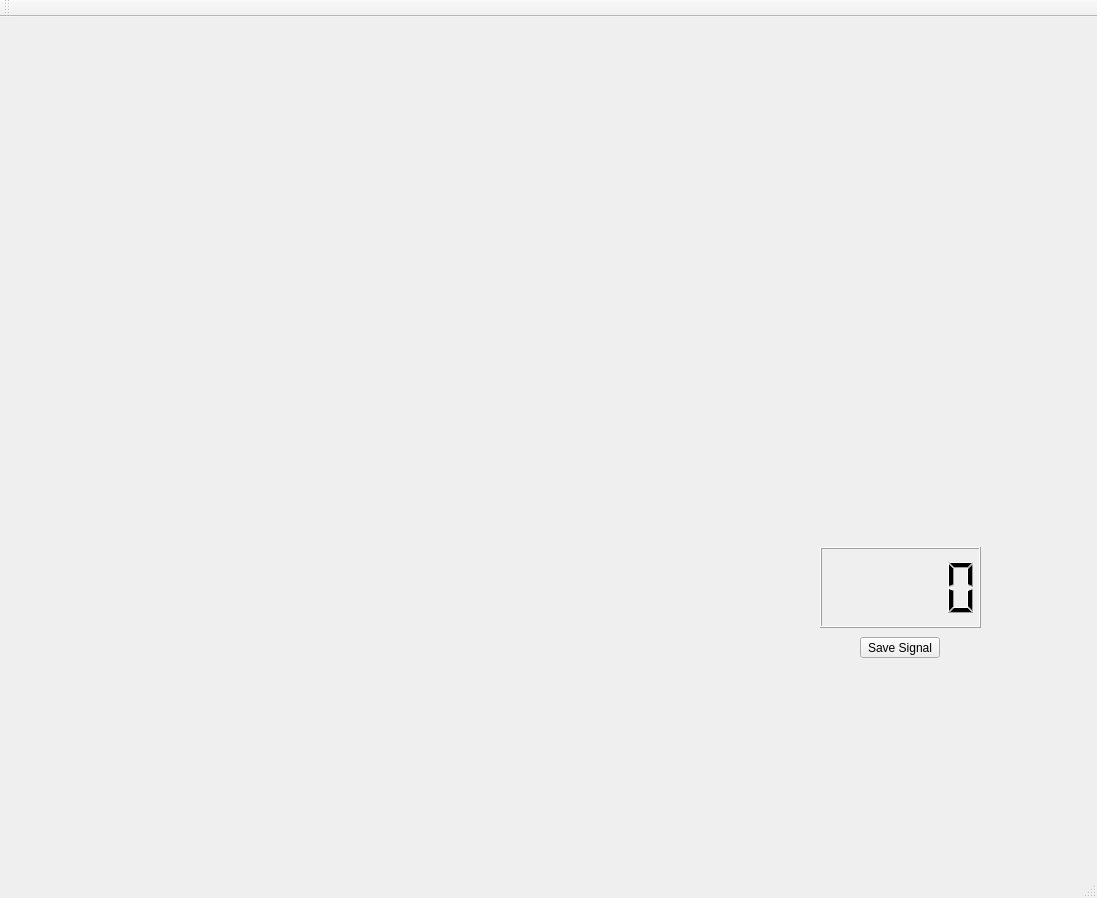
<?xml version="1.0" encoding="UTF-8"?>
<ui version="4.0">
 <class>MainWindow</class>
 <widget class="QMainWindow" name="MainWindow">
  <property name="geometry">
   <rect>
    <x>0</x>
    <y>0</y>
    <width>1097</width>
    <height>898</height>
   </rect>
  </property>
  <property name="windowTitle">
   <string>MainWindow</string>
  </property>
  <widget class="QWidget" name="centralWidget">
   <widget class="QCustomPlot" name="widget" native="true">
    <property name="geometry">
     <rect>
      <x>10</x>
      <y>10</y>
      <width>1071</width>
      <height>491</height>
     </rect>
    </property>
   </widget>
   <widget class="QCustomPlot" name="widget_2" native="true">
    <property name="geometry">
     <rect>
      <x>10</x>
      <y>530</y>
      <width>801</width>
      <height>281</height>
     </rect>
    </property>
   </widget>
   <widget class="QPushButton" name="pushButton_2">
    <property name="geometry">
     <rect>
      <x>860</x>
      <y>620</y>
      <width>80</width>
      <height>21</height>
     </rect>
    </property>
    <property name="text">
     <string>Save Signal</string>
    </property>
   </widget>
   <widget class="QLCDNumber" name="lcdNumber">
    <property name="geometry">
     <rect>
      <x>820</x>
      <y>530</y>
      <width>161</width>
      <height>81</height>
     </rect>
    </property>
   </widget>
  </widget>
  <widget class="QMenuBar" name="menuBar">
   <property name="geometry">
    <rect>
     <x>0</x>
     <y>0</y>
     <width>1097</width>
     <height>20</height>
    </rect>
   </property>
  </widget>
  <widget class="QToolBar" name="mainToolBar">
   <attribute name="toolBarArea">
    <enum>TopToolBarArea</enum>
   </attribute>
   <attribute name="toolBarBreak">
    <bool>false</bool>
   </attribute>
  </widget>
  <widget class="QStatusBar" name="statusBar"/>
 </widget>
 <layoutdefault spacing="6" margin="11"/>
 <customwidgets>
  <customwidget>
   <class>QCustomPlot</class>
   <extends>QWidget</extends>
   <header>qcustomplot.h</header>
   <container>1</container>
  </customwidget>
 </customwidgets>
 <resources/>
 <connections/>
</ui>
